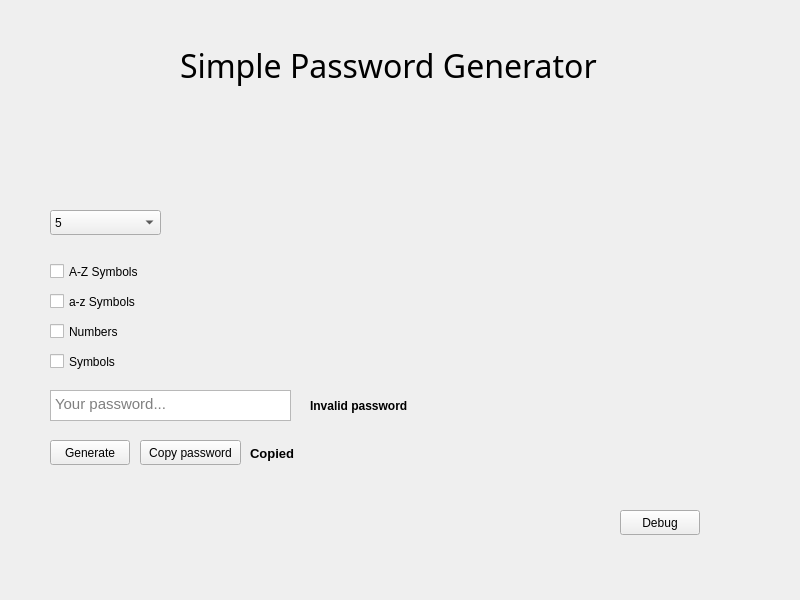
<?xml version="1.0" encoding="UTF-8"?>
<ui version="4.0">
 <class>Widget</class>
 <widget class="QWidget" name="Widget">
  <property name="enabled">
   <bool>true</bool>
  </property>
  <property name="geometry">
   <rect>
    <x>0</x>
    <y>0</y>
    <width>800</width>
    <height>600</height>
   </rect>
  </property>
  <property name="windowTitle">
   <string>Widget</string>
  </property>
  <widget class="QPushButton" name="m_genButton">
   <property name="geometry">
    <rect>
     <x>50</x>
     <y>440</y>
     <width>80</width>
     <height>25</height>
    </rect>
   </property>
   <property name="text">
    <string>Generate</string>
   </property>
  </widget>
  <widget class="QCheckBox" name="m_check1">
   <property name="geometry">
    <rect>
     <x>50</x>
     <y>260</y>
     <width>101</width>
     <height>23</height>
    </rect>
   </property>
   <property name="text">
    <string>A-Z Symbols</string>
   </property>
  </widget>
  <widget class="QCheckBox" name="m_check2">
   <property name="geometry">
    <rect>
     <x>50</x>
     <y>290</y>
     <width>101</width>
     <height>23</height>
    </rect>
   </property>
   <property name="text">
    <string>a-z Symbols</string>
   </property>
  </widget>
  <widget class="QCheckBox" name="m_check3">
   <property name="geometry">
    <rect>
     <x>50</x>
     <y>320</y>
     <width>82</width>
     <height>23</height>
    </rect>
   </property>
   <property name="text">
    <string>Numbers</string>
   </property>
  </widget>
  <widget class="QTextEdit" name="m_password">
   <property name="geometry">
    <rect>
     <x>50</x>
     <y>390</y>
     <width>241</width>
     <height>31</height>
    </rect>
   </property>
   <property name="font">
    <font>
     <pointsize>11</pointsize>
    </font>
   </property>
   <property name="inputMethodHints">
    <set>Qt::ImhNone</set>
   </property>
   <property name="verticalScrollBarPolicy">
    <enum>Qt::ScrollBarAlwaysOff</enum>
   </property>
   <property name="lineWrapMode">
    <enum>QTextEdit::NoWrap</enum>
   </property>
   <property name="readOnly">
    <bool>true</bool>
   </property>
   <property name="html">
    <string>&lt;!DOCTYPE HTML PUBLIC &quot;-//W3C//DTD HTML 4.0//EN&quot; &quot;http://www.w3.org/TR/REC-html40/strict.dtd&quot;&gt;
&lt;html&gt;&lt;head&gt;&lt;meta name=&quot;qrichtext&quot; content=&quot;1&quot; /&gt;&lt;style type=&quot;text/css&quot;&gt;
p, li { white-space: pre-wrap; }
&lt;/style&gt;&lt;/head&gt;&lt;body style=&quot; font-family:'Ubuntu'; font-size:11pt; font-weight:400; font-style:normal;&quot;&gt;
&lt;p style=&quot;-qt-paragraph-type:empty; margin-top:0px; margin-bottom:0px; margin-left:0px; margin-right:0px; -qt-block-indent:0; text-indent:0px;&quot;&gt;&lt;br /&gt;&lt;/p&gt;&lt;/body&gt;&lt;/html&gt;</string>
   </property>
   <property name="placeholderText">
    <string>Your password...</string>
   </property>
  </widget>
  <widget class="QComboBox" name="comboBox">
   <property name="enabled">
    <bool>true</bool>
   </property>
   <property name="geometry">
    <rect>
     <x>50</x>
     <y>210</y>
     <width>111</width>
     <height>25</height>
    </rect>
   </property>
   <property name="currentText">
    <string>11</string>
   </property>
   <item>
    <property name="text">
     <string>5</string>
    </property>
   </item>
   <item>
    <property name="text">
     <string>6</string>
    </property>
   </item>
   <item>
    <property name="text">
     <string>7</string>
    </property>
   </item>
   <item>
    <property name="text">
     <string>8</string>
    </property>
   </item>
   <item>
    <property name="text">
     <string>9</string>
    </property>
   </item>
   <item>
    <property name="text">
     <string>10</string>
    </property>
   </item>
   <item>
    <property name="text">
     <string>11</string>
    </property>
   </item>
   <item>
    <property name="text">
     <string>12</string>
    </property>
   </item>
   <item>
    <property name="text">
     <string>13</string>
    </property>
   </item>
   <item>
    <property name="text">
     <string>14</string>
    </property>
   </item>
   <item>
    <property name="text">
     <string>15</string>
    </property>
   </item>
   <item>
    <property name="text">
     <string>16</string>
    </property>
   </item>
  </widget>
  <widget class="QLabel" name="label">
   <property name="geometry">
    <rect>
     <x>180</x>
     <y>20</y>
     <width>461</width>
     <height>91</height>
    </rect>
   </property>
   <property name="font">
    <font>
     <family>xos4 Terminus</family>
     <pointsize>24</pointsize>
    </font>
   </property>
   <property name="text">
    <string>Simple Password Generator</string>
   </property>
  </widget>
  <widget class="QPushButton" name="debug_btn">
   <property name="geometry">
    <rect>
     <x>620</x>
     <y>510</y>
     <width>80</width>
     <height>25</height>
    </rect>
   </property>
   <property name="text">
    <string>Debug</string>
   </property>
  </widget>
  <widget class="QCheckBox" name="m_check4">
   <property name="geometry">
    <rect>
     <x>50</x>
     <y>350</y>
     <width>82</width>
     <height>23</height>
    </rect>
   </property>
   <property name="text">
    <string>Symbols</string>
   </property>
  </widget>
  <widget class="QLabel" name="e_passw">
   <property name="enabled">
    <bool>true</bool>
   </property>
   <property name="geometry">
    <rect>
     <x>310</x>
     <y>395</y>
     <width>131</width>
     <height>21</height>
    </rect>
   </property>
   <property name="font">
    <font>
     <weight>75</weight>
     <italic>false</italic>
     <bold>true</bold>
    </font>
   </property>
   <property name="text">
    <string>Invalid password</string>
   </property>
   <property name="textFormat">
    <enum>Qt::PlainText</enum>
   </property>
  </widget>
  <widget class="QPushButton" name="m_copy">
   <property name="geometry">
    <rect>
     <x>140</x>
     <y>440</y>
     <width>101</width>
     <height>25</height>
    </rect>
   </property>
   <property name="text">
    <string>Copy password</string>
   </property>
  </widget>
  <widget class="QLabel" name="m_copied">
   <property name="geometry">
    <rect>
     <x>250</x>
     <y>441</y>
     <width>58</width>
     <height>25</height>
    </rect>
   </property>
   <property name="font">
    <font>
     <pointsize>10</pointsize>
     <weight>75</weight>
     <bold>true</bold>
    </font>
   </property>
   <property name="text">
    <string>Copied</string>
   </property>
  </widget>
 </widget>
 <resources/>
 <connections/>
</ui>
